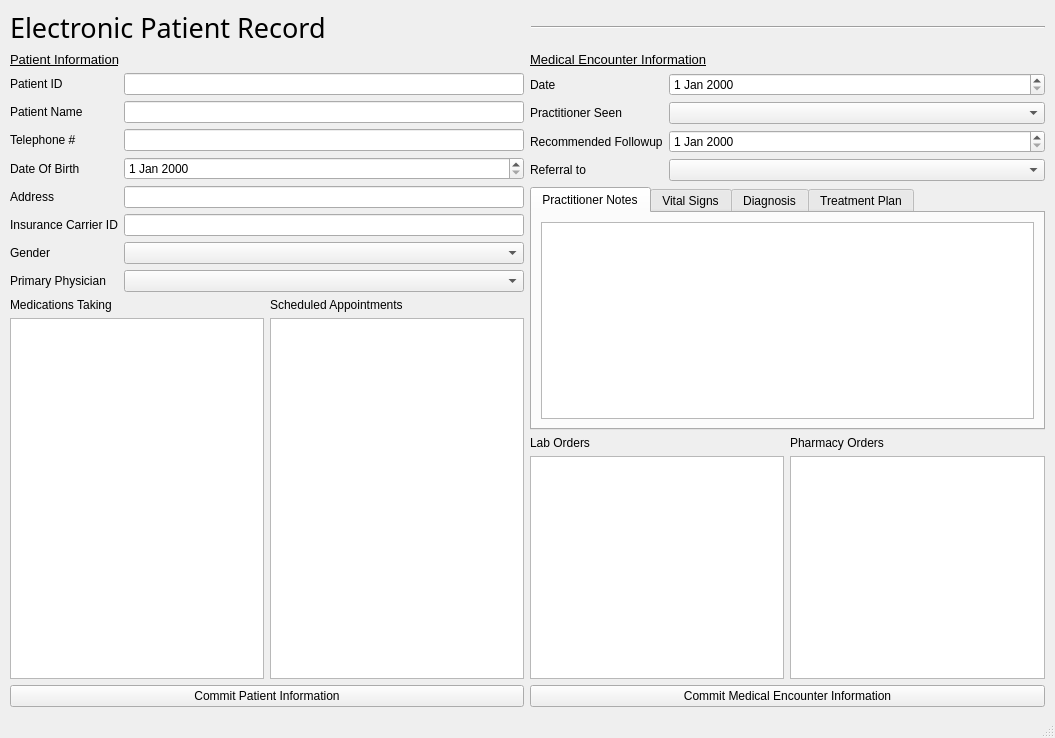
<?xml version="1.0" encoding="UTF-8"?>
<ui version="4.0">
 <class>MainWindow</class>
 <widget class="QMainWindow" name="MainWindow">
  <property name="geometry">
   <rect>
    <x>0</x>
    <y>0</y>
    <width>1055</width>
    <height>738</height>
   </rect>
  </property>
  <property name="windowTitle">
   <string>Electronic Patient Record</string>
  </property>
  <widget class="QWidget" name="erwidget">
   <property name="enabled">
    <bool>true</bool>
   </property>
   <property name="autoFillBackground">
    <bool>false</bool>
   </property>
   <layout class="QVBoxLayout" name="verticalLayout_4">
    <property name="sizeConstraint">
     <enum>QLayout::SetDefaultConstraint</enum>
    </property>
    <property name="leftMargin">
     <number>10</number>
    </property>
    <property name="rightMargin">
     <number>10</number>
    </property>
    <item>
     <layout class="QHBoxLayout" name="erTitle">
      <property name="spacing">
       <number>6</number>
      </property>
      <property name="leftMargin">
       <number>0</number>
      </property>
      <item>
       <widget class="QLabel" name="label">
        <property name="font">
         <font>
          <family>Segoe Print</family>
          <pointsize>20</pointsize>
         </font>
        </property>
        <property name="text">
         <string>Electronic Patient Record</string>
        </property>
       </widget>
      </item>
      <item>
       <widget class="Line" name="line">
        <property name="orientation">
         <enum>Qt::Horizontal</enum>
        </property>
       </widget>
      </item>
     </layout>
    </item>
    <item>
     <layout class="QHBoxLayout" name="mainData">
      <property name="spacing">
       <number>6</number>
      </property>
      <item>
       <layout class="QVBoxLayout" name="patientInformation">
        <property name="sizeConstraint">
         <enum>QLayout::SetMinimumSize</enum>
        </property>
        <item>
         <widget class="QLabel" name="patientLabel">
          <property name="font">
           <font>
            <pointsize>10</pointsize>
            <underline>true</underline>
           </font>
          </property>
          <property name="text">
           <string>Patient Information</string>
          </property>
         </widget>
        </item>
        <item>
         <layout class="QFormLayout" name="patientForm">
          <item row="0" column="0">
           <widget class="QLabel" name="patientIDLabel">
            <property name="text">
             <string>Patient ID</string>
            </property>
           </widget>
          </item>
          <item row="0" column="1">
           <widget class="QLineEdit" name="patientIDInput">
            <property name="toolTip">
             <string/>
            </property>
            <property name="toolTipDuration">
             <number>-1</number>
            </property>
            <property name="whatsThis">
             <string extracomment="Input ***"/>
            </property>
           </widget>
          </item>
          <item row="1" column="0">
           <widget class="QLabel" name="patientnameLabel">
            <property name="text">
             <string>Patient Name</string>
            </property>
           </widget>
          </item>
          <item row="1" column="1">
           <widget class="QLineEdit" name="patientnameInput"/>
          </item>
          <item row="2" column="0">
           <widget class="QLabel" name="phoneLabel">
            <property name="text">
             <string>Telephone #</string>
            </property>
           </widget>
          </item>
          <item row="2" column="1">
           <widget class="QLineEdit" name="phoneInput"/>
          </item>
          <item row="3" column="0">
           <widget class="QLabel" name="dobLabel">
            <property name="text">
             <string>Date Of Birth</string>
            </property>
           </widget>
          </item>
          <item row="3" column="1">
           <widget class="QDateEdit" name="dobInput"/>
          </item>
          <item row="4" column="0">
           <widget class="QLabel" name="addressLabel">
            <property name="text">
             <string>Address</string>
            </property>
           </widget>
          </item>
          <item row="4" column="1">
           <widget class="QLineEdit" name="addressInput"/>
          </item>
          <item row="5" column="0">
           <widget class="QLabel" name="insuranceLabel">
            <property name="text">
             <string>Insurance Carrier ID</string>
            </property>
           </widget>
          </item>
          <item row="5" column="1">
           <widget class="QLineEdit" name="insuranceInput"/>
          </item>
          <item row="6" column="0">
           <widget class="QLabel" name="genderLabel">
            <property name="text">
             <string>Gender</string>
            </property>
           </widget>
          </item>
          <item row="6" column="1">
           <widget class="QComboBox" name="genderInput"/>
          </item>
          <item row="7" column="0">
           <widget class="QLabel" name="primaryphysicianLabel">
            <property name="text">
             <string>Primary Physician</string>
            </property>
           </widget>
          </item>
          <item row="7" column="1">
           <widget class="QComboBox" name="primaryphysicianInput"/>
          </item>
         </layout>
        </item>
        <item>
         <layout class="QHBoxLayout" name="patientLists">
          <item>
           <layout class="QVBoxLayout" name="medLayout">
            <item>
             <widget class="QLabel" name="medLabel">
              <property name="text">
               <string>Medications Taking</string>
              </property>
             </widget>
            </item>
            <item>
             <widget class="QListWidget" name="medicationList"/>
            </item>
           </layout>
          </item>
          <item>
           <layout class="QVBoxLayout" name="schedLayout">
            <item>
             <widget class="QLabel" name="schedLabel">
              <property name="text">
               <string>Scheduled Appointments</string>
              </property>
             </widget>
            </item>
            <item>
             <widget class="QListWidget" name="scheduleList"/>
            </item>
           </layout>
          </item>
         </layout>
        </item>
        <item>
         <widget class="QPushButton" name="commitpatientBtn">
          <property name="text">
           <string>Commit Patient Information</string>
          </property>
         </widget>
        </item>
       </layout>
      </item>
      <item>
       <layout class="QVBoxLayout" name="encounterInformation">
        <item>
         <widget class="QLabel" name="encounterLabel">
          <property name="font">
           <font>
            <pointsize>10</pointsize>
            <underline>true</underline>
           </font>
          </property>
          <property name="text">
           <string>Medical Encounter Information</string>
          </property>
         </widget>
        </item>
        <item>
         <layout class="QFormLayout" name="encounterForm">
          <item row="0" column="0">
           <widget class="QLabel" name="dateLabel">
            <property name="text">
             <string>Date</string>
            </property>
           </widget>
          </item>
          <item row="0" column="1">
           <widget class="QDateEdit" name="dateInput"/>
          </item>
          <item row="1" column="0">
           <widget class="QLabel" name="practitionerseenLabel">
            <property name="text">
             <string>Practitioner Seen</string>
            </property>
           </widget>
          </item>
          <item row="1" column="1">
           <widget class="QComboBox" name="practitionerseenInput"/>
          </item>
          <item row="2" column="0">
           <widget class="QLabel" name="followupLabel">
            <property name="text">
             <string>Recommended Followup</string>
            </property>
           </widget>
          </item>
          <item row="2" column="1">
           <widget class="QDateEdit" name="followupInput"/>
          </item>
          <item row="3" column="0">
           <widget class="QLabel" name="referralLabel">
            <property name="text">
             <string>Referral to</string>
            </property>
           </widget>
          </item>
          <item row="3" column="1">
           <widget class="QComboBox" name="referralInput"/>
          </item>
         </layout>
        </item>
        <item>
         <widget class="QTabWidget" name="encounterNotes">
          <property name="currentIndex">
           <number>0</number>
          </property>
          <widget class="QWidget" name="practitionernotesTab">
           <attribute name="title">
            <string>Practitioner Notes</string>
           </attribute>
           <layout class="QVBoxLayout" name="verticalLayout_10">
            <item>
             <widget class="QTextEdit" name="practitionernotesInput"/>
            </item>
           </layout>
          </widget>
          <widget class="QWidget" name="vitalTab">
           <attribute name="title">
            <string>Vital Signs</string>
           </attribute>
           <layout class="QVBoxLayout" name="verticalLayout_7">
            <item>
             <widget class="QTextEdit" name="vitalInput"/>
            </item>
           </layout>
          </widget>
          <widget class="QWidget" name="diagnosisTab">
           <attribute name="title">
            <string>Diagnosis</string>
           </attribute>
           <layout class="QVBoxLayout" name="verticalLayout_11">
            <item>
             <widget class="QTextEdit" name="diagnosisInput"/>
            </item>
           </layout>
          </widget>
          <widget class="QWidget" name="treatmentTab">
           <attribute name="title">
            <string>Treatment Plan</string>
           </attribute>
           <layout class="QVBoxLayout" name="verticalLayout_12">
            <item>
             <widget class="QTextEdit" name="treatmentInput">
              <property name="whatsThis">
               <string/>
              </property>
             </widget>
            </item>
           </layout>
          </widget>
         </widget>
        </item>
        <item>
         <layout class="QHBoxLayout" name="encounterLists">
          <item>
           <layout class="QVBoxLayout" name="labLayout">
            <item>
             <widget class="QLabel" name="labLabel">
              <property name="text">
               <string>Lab Orders</string>
              </property>
             </widget>
            </item>
            <item>
             <widget class="QListWidget" name="labList"/>
            </item>
           </layout>
          </item>
          <item>
           <layout class="QVBoxLayout" name="pharmacyLayout">
            <item>
             <widget class="QLabel" name="pharmacyLabel">
              <property name="text">
               <string>Pharmacy Orders</string>
              </property>
             </widget>
            </item>
            <item>
             <widget class="QListWidget" name="pharmacyList"/>
            </item>
           </layout>
          </item>
         </layout>
        </item>
        <item>
         <widget class="QPushButton" name="commitencounterBtn">
          <property name="sizePolicy">
           <sizepolicy hsizetype="Preferred" vsizetype="Preferred">
            <horstretch>0</horstretch>
            <verstretch>0</verstretch>
           </sizepolicy>
          </property>
          <property name="text">
           <string>Commit Medical Encounter Information</string>
          </property>
         </widget>
        </item>
       </layout>
      </item>
     </layout>
    </item>
   </layout>
  </widget>
  <widget class="QStatusBar" name="statusbar"/>
  <action name="actionHelp_Page">
   <property name="text">
    <string>Help Page</string>
   </property>
  </action>
  <action name="actionAdministrator_Login">
   <property name="enabled">
    <bool>true</bool>
   </property>
   <property name="text">
    <string>User Management</string>
   </property>
  </action>
  <action name="actionElectronic_Patient_Record">
   <property name="text">
    <string>Electronic Patient Record</string>
   </property>
  </action>
  <action name="actionPhysician_Scheduler">
   <property name="text">
    <string>Physician Scheduler</string>
   </property>
  </action>
  <action name="actionLab_Order_Tracking">
   <property name="text">
    <string>Lab Order Tracking</string>
   </property>
  </action>
  <action name="actionPharmacy_Order_Tracking">
   <property name="text">
    <string>Pharmacy Order Tracking</string>
   </property>
  </action>
  <action name="actionInsurance_Billing">
   <property name="text">
    <string>Insurance Billing</string>
   </property>
  </action>
  <action name="actionEquipment_Inventory_and_Maintenance">
   <property name="text">
    <string>Equipment Inventory and Maintenance</string>
   </property>
  </action>
  <action name="actionPrint">
   <property name="text">
    <string>Print</string>
   </property>
  </action>
 </widget>
 <resources/>
 <connections/>
</ui>
